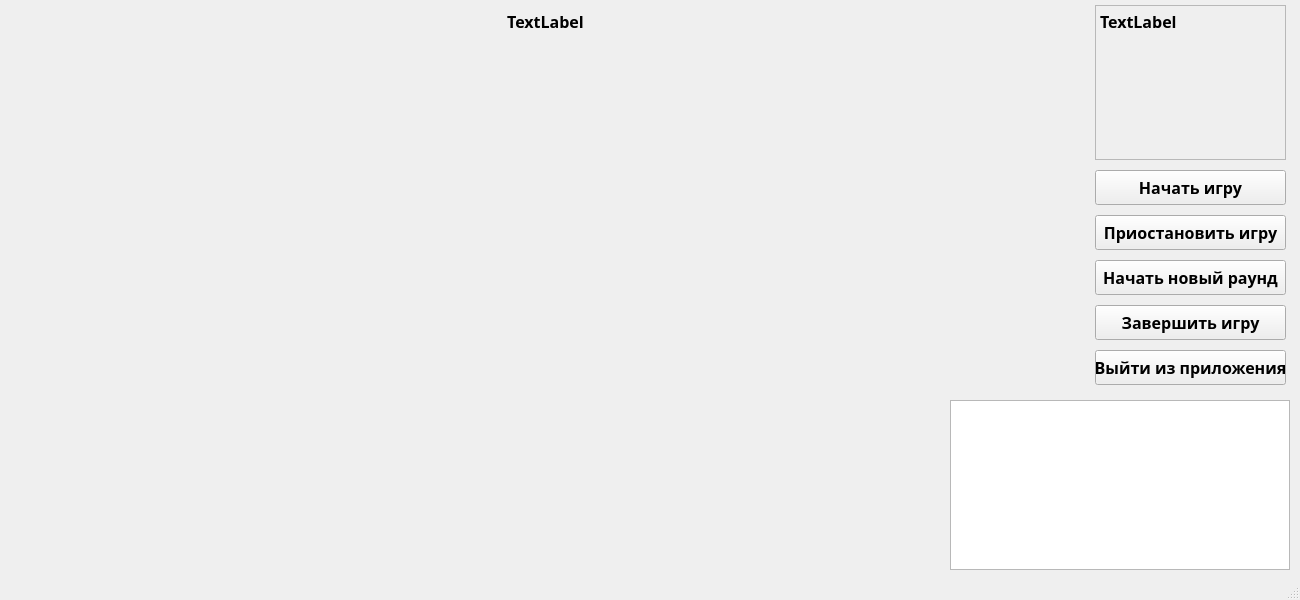
<?xml version="1.0" encoding="UTF-8"?>
<ui version="4.0">
 <class>MainWindow</class>
 <widget class="QMainWindow" name="MainWindow">
  <property name="geometry">
   <rect>
    <x>0</x>
    <y>0</y>
    <width>1300</width>
    <height>600</height>
   </rect>
  </property>
  <property name="minimumSize">
   <size>
    <width>1300</width>
    <height>600</height>
   </size>
  </property>
  <property name="maximumSize">
   <size>
    <width>1300</width>
    <height>600</height>
   </size>
  </property>
  <property name="font">
   <font>
    <family>Segoe WP</family>
    <pointsize>12</pointsize>
    <weight>75</weight>
    <bold>true</bold>
   </font>
  </property>
  <property name="windowTitle">
   <string>Mafia</string>
  </property>
  <property name="windowIcon">
   <iconset>
    <normaloff>../../../Downloads/3xhumed-Mega-Games-Pack-26-Mafia-1.ico</normaloff>../../../Downloads/3xhumed-Mega-Games-Pack-26-Mafia-1.ico</iconset>
  </property>
  <widget class="QWidget" name="centralWidget">
   <widget class="QLabel" name="label_narrator_speech">
    <property name="geometry">
     <rect>
      <x>10</x>
      <y>10</y>
      <width>1071</width>
      <height>71</height>
     </rect>
    </property>
    <property name="text">
     <string>TextLabel</string>
    </property>
    <property name="alignment">
     <set>Qt::AlignHCenter|Qt::AlignTop</set>
    </property>
    <property name="wordWrap">
     <bool>true</bool>
    </property>
   </widget>
   <widget class="QTextEdit" name="textEdit_log">
    <property name="enabled">
     <bool>true</bool>
    </property>
    <property name="geometry">
     <rect>
      <x>950</x>
      <y>400</y>
      <width>340</width>
      <height>170</height>
     </rect>
    </property>
    <property name="font">
     <font>
      <pointsize>10</pointsize>
      <weight>50</weight>
      <bold>false</bold>
     </font>
    </property>
    <property name="readOnly">
     <bool>true</bool>
    </property>
   </widget>
   <widget class="QWidget" name="layoutWidget">
    <property name="geometry">
     <rect>
      <x>1090</x>
      <y>0</y>
      <width>201</width>
      <height>391</height>
     </rect>
    </property>
    <layout class="QVBoxLayout" name="verticalLayout">
     <property name="spacing">
      <number>10</number>
     </property>
     <property name="leftMargin">
      <number>5</number>
     </property>
     <property name="topMargin">
      <number>5</number>
     </property>
     <property name="rightMargin">
      <number>5</number>
     </property>
     <property name="bottomMargin">
      <number>5</number>
     </property>
     <item>
      <widget class="QLabel" name="label_info_game">
       <property name="sizePolicy">
        <sizepolicy hsizetype="Minimum" vsizetype="Minimum">
         <horstretch>0</horstretch>
         <verstretch>0</verstretch>
        </sizepolicy>
       </property>
       <property name="minimumSize">
        <size>
         <width>180</width>
         <height>155</height>
        </size>
       </property>
       <property name="maximumSize">
        <size>
         <width>16777215</width>
         <height>155</height>
        </size>
       </property>
       <property name="frameShape">
        <enum>QFrame::StyledPanel</enum>
       </property>
       <property name="text">
        <string>TextLabel</string>
       </property>
       <property name="alignment">
        <set>Qt::AlignLeading|Qt::AlignLeft|Qt::AlignTop</set>
       </property>
      </widget>
     </item>
     <item>
      <widget class="QPushButton" name="pushButton_start_game">
       <property name="minimumSize">
        <size>
         <width>180</width>
         <height>35</height>
        </size>
       </property>
       <property name="font">
        <font>
         <pointsize>12</pointsize>
        </font>
       </property>
       <property name="text">
        <string>Начать игру</string>
       </property>
      </widget>
     </item>
     <item>
      <widget class="QPushButton" name="pushButton_stop_game">
       <property name="sizePolicy">
        <sizepolicy hsizetype="Minimum" vsizetype="Fixed">
         <horstretch>0</horstretch>
         <verstretch>0</verstretch>
        </sizepolicy>
       </property>
       <property name="minimumSize">
        <size>
         <width>180</width>
         <height>35</height>
        </size>
       </property>
       <property name="text">
        <string>Приостановить игру</string>
       </property>
      </widget>
     </item>
     <item>
      <widget class="QPushButton" name="pushButton_continue_game">
       <property name="sizePolicy">
        <sizepolicy hsizetype="Minimum" vsizetype="Fixed">
         <horstretch>0</horstretch>
         <verstretch>0</verstretch>
        </sizepolicy>
       </property>
       <property name="minimumSize">
        <size>
         <width>180</width>
         <height>35</height>
        </size>
       </property>
       <property name="text">
        <string>Начать новый раунд</string>
       </property>
      </widget>
     </item>
     <item>
      <widget class="QPushButton" name="pushButton_shut_down_game">
       <property name="sizePolicy">
        <sizepolicy hsizetype="Minimum" vsizetype="Fixed">
         <horstretch>0</horstretch>
         <verstretch>0</verstretch>
        </sizepolicy>
       </property>
       <property name="minimumSize">
        <size>
         <width>180</width>
         <height>35</height>
        </size>
       </property>
       <property name="text">
        <string>Завершить игру</string>
       </property>
      </widget>
     </item>
     <item>
      <widget class="QPushButton" name="pushButton_exit">
       <property name="sizePolicy">
        <sizepolicy hsizetype="Minimum" vsizetype="Fixed">
         <horstretch>0</horstretch>
         <verstretch>0</verstretch>
        </sizepolicy>
       </property>
       <property name="minimumSize">
        <size>
         <width>180</width>
         <height>35</height>
        </size>
       </property>
       <property name="font">
        <font>
         <pointsize>12</pointsize>
        </font>
       </property>
       <property name="text">
        <string>Выйти из приложения</string>
       </property>
      </widget>
     </item>
    </layout>
   </widget>
  </widget>
  <widget class="QStatusBar" name="statusBar"/>
 </widget>
 <layoutdefault spacing="6" margin="11"/>
 <resources/>
 <connections/>
</ui>
